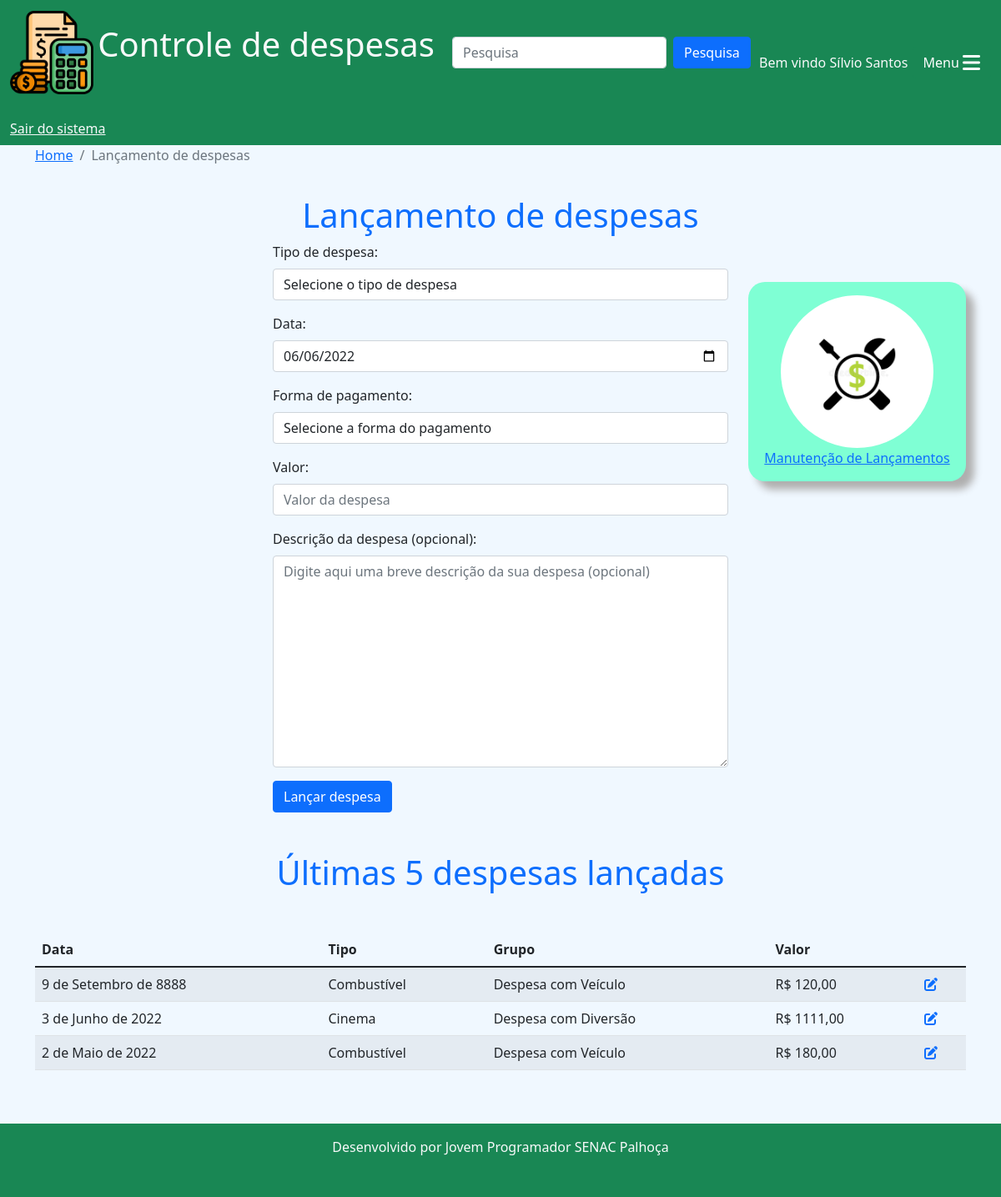
The app's page /despesas/despesa/ (signed in) with its own data.
### despesas/models.py (models this page shows, shortened)
class Despesa(models.Model):
    despesa = models.TextField(blank=True, null=True)
    data = models.DateField()
    usuario = models.ForeignKey(User, on_delete=models.CASCADE)
    tipo = models.ForeignKey(TipoDespesa, on_delete=models.DO_NOTHING)
    fpag = models.ForeignKey(FormaPagamento, on_delete=models.DO_NOTHING)
    valor = models.DecimalField(max_digits=10, decimal_places=2)
    class Meta:
        verbose_name = 'Despesa'
        verbose_name_plural = 'Despesas'

### cadastros/models.py (models this page shows)
class TipoDespesa(models.Model):
    tipo = models.CharField(max_length=80)
    padrao = models.BooleanField(default=False)
    usuario = models.ForeignKey(User, on_delete=models.CASCADE, blank=True, null=True)
    grupo = models.ForeignKey(GrupoDespesa, on_delete=models.CASCADE)
    ativo = models.BooleanField(default=True)
    class Meta:
        verbose_name = 'Tipo de despesa'
        verbose_name_plural = 'Tipos de despesa'
    def __str__(self):
        return self.tipo

class GrupoDespesa(models.Model):
    grupo = models.CharField(max_length=50)
    padrao = models.BooleanField(default=False)
    usuario = models.ForeignKey(User, on_delete=models.CASCADE, blank=True, null=True)
    ativo = models.BooleanField(default=True)
    class Meta:
        verbose_name = 'Grupo de despesa'
        verbose_name_plural = 'Grupos de despesa'
    def __str__(self):
        return self.grupo

### despesas/views.py (the view)
# urls.py: path('despesa/', views.despesa, name='despesa'),
@login_required(login_url='login')
def despesa(request):
    hoje = datetime.today()
    hoje = datetime.strftime(hoje, '%Y-%m-%d')
    user = request.user
    fpags = FormaPagamento.objects.all().filter(
        Q(ativo=True,  usuario=user) | Q(padrao=True)
    ).order_by('forma')
    tipos = TipoDespesa.objects.all().filter(
        Q(ativo=True,  usuario=user) | Q(padrao=True)
    ).order_by('tipo')
    despesas = Despesa.objects.all().filter(
        usuario=user
    ).order_by('-id')[:5]
    return render(request, 'lancamentos.html', {'fpags':fpags, 'tipos':tipos, 'hoje':hoje, 'despesas':despesas})

### despesas/templates/lancamentos.html (shortened to what this page needs)
{% extends 'base.html'%}
{% load static%}
{% block 'conteudo'%}
<nav aria-label="breadcrumb">
  <ol class="breadcrumb">
    <li class="breadcrumb-item"><a href="{% url 'home'%}">Home</a></li>
    <li class="breadcrumb-item active" aria-current="page">Lançamento de despesas</li>
  </ol>
</nav>
<h1 style="padding-top: 20px;" class="text-center text-primary">Lançamento de despesas</h1>
<div class="row">
  <div class="col-lg-3"></div>
  <div class="col-lg-6">
    <form method="post" action="{% url 'lancar_despesa'%}" enctype="multipart/form-data">
      <div class="mb-3">
        <label class="form-label">Tipo de despesa: </label>
        <select name="tipo" class="form-control">
          <option value="">Selecione o tipo de despesa</option>
        </select>
      </div>
      <div class="mb-3">
        <label class="form-label">Data: </label>
        <input type="date" name="data" value="{{hoje}}" class="form-control">
      </div>
      <div class="mb-3">
        <label class="form-label">Forma de pagamento: </label>
        <select name="fpag" class="form-control">
          <option value="">Selecione a forma do pagamento</option>
        </select>
      </div>
      <div class="mb-3">
        <label class="form-label">Valor: </label>
        <input type="number" class="form-control" name="valor" step="0.01" placeholder="Valor da despesa" min="0" value="{{request.POST.valor}}">
      </div>
      <div class="mb-3">
        <label class="form-label">Descrição da despesa (opcional): </label>
        <textarea name="despesa" cols="30" rows="10" class="form-control" placeholder="Digite aqui uma breve descrição da sua despesa (opcional)">{{request.POST.despesa}}</textarea>
      </div>
      <button type="submit" class="btn btn-primary">Lançar despesa</button>
    </form>
  </div>
  <div class="col-md-3 col-6 mt-5">
    <div style="box-shadow: 10px 10px 10px rgb(175, 175, 175); background-color:aquamarine; border-radius: 20px;" class="py-3 px-3 text-center">
      <a href="{% url 'manut_despesas' %}">
        <div>
          <img src="{% static 'img/icone_manut_despesas.jpg'%}" style="width: 80%;" class="rounded-circle">
        </div>
        <div>
          Manutenção de Lançamentos
        </div>
      </a>
    </div>
  </div>
</div>
<div class="row">
  <h1 class="text-center text-primary my-5">Últimas 5 despesas lançadas</h1>
  <div class="col-12">
    <table class="table table-striped table-hover">
      <thead>
        <tr>
          <th scope="col">Data</th>
          <th scope="col">Tipo</th>
          <th scope="col">Grupo</th>
          <th scope="col">Valor</th>
        </tr>
      </thead>
      <tbody>
        {% for c in despesas%}
        <tr>
            <td>{{c.data}}</td>
            <td>{{c.tipo}}</td>
            <td>{{c.tipo.grupo}}</td>
            <td>R$ {{c.valor}}</td>
            <td><a href="{% url 'alterar_despesa' c.id%}" title='Manutenção de despesa'><i class="fa-solid fa-pen-to-square text-primary"></i></a></td>
        </tr>
        {%endfor%}
      </tbody>
    </table>
</div>
</div>
{% endblock %}

### templates/base.html (shortened to what this page needs)
{% load static %}
<!DOCTYPE html>
<html lang="pt-br">
<head>
    <link href="https://cdn.jsdelivr.net/npm/bootstrap@5.1.3/dist/css/bootstrap.min.css" rel="stylesheet">
    <link rel="stylesheet" href="{% static 'css/estilo.css'%}">
</head>
<body>
    <nav class="navbar navbar-light bg-success">
        <div class="container-fluid">
          <a class="navbar-brand text-light" href="{% url 'home'%}">
            <img src="{% static 'img/icone_despesas.png'%}" width="100" height="100" class="d-inline-block align-text-middle">
            <span class="fs-1">Controle de despesas</span>
          </a>
          <form class="d-flex" action="{% url 'pesquisa'%}">
            <input class="form-control me-2" type="search" placeholder="Pesquisa" aria-label="Search" name="termo">
            <button class="btn btn-primary" type="submit">Pesquisa</button>
          </form>
          {% if user.first_name != ''%}
          <span class="text-light mt-4">Bem vindo {{user.first_name}} {{user.last_name}}</span>
          {% else %}
          <span class="text-light mt-4">Bem vindo usuário {{user}}</span>
          {% endif %}
          <button class="btn btn-success text-end mt-4" type="button" data-bs-toggle="offcanvas" data-bs-target="#offcanvasScrolling" aria-controls="offcanvasScrolling">Menu <i class="fa fa-bars fa-xl"></i></button>
          {% if user.is_authenticated %}
          <a href="{% url 'logout'%}" class="text-light mt-4">Sair do sistema</a>
          {% else %}
          <a href="{% url 'login'%}" class="text-light mt-4">Faça seu login</a>
          {% endif %}
        </div>
    </nav>
      <div class="container">
       {% block 'conteudo'%}
       {% endblock %}
      </div>
    <footer class="text-center text-light bg-success mt-5 pb-3">
        <p class="py-3">Desenvolvido por Jovem Programador SENAC Palhoça</p>
    </footer>
</body>
</html>

### templates/static/css/estilo.css (style rules this page uses)
* { margin: 0; padding: 0; }
body { background-color: aliceblue; }

### records on screen
Despesa: data "9 de Setembro de 8888", tipo "Combustível", tipo.grupo "Despesa com Veículo", valor "120,00"
Despesa: data "3 de Junho de 2022", tipo "Cinema", tipo.grupo "Despesa com Diversão", valor "1111,00"
Despesa: data "2 de Maio de 2022", tipo "Combustível", tipo.grupo "Despesa com Veículo", valor "180,00"

### other values on screen
{{ user.first_name }} "Sílvio"
{{ user.last_name }} "Santos"
